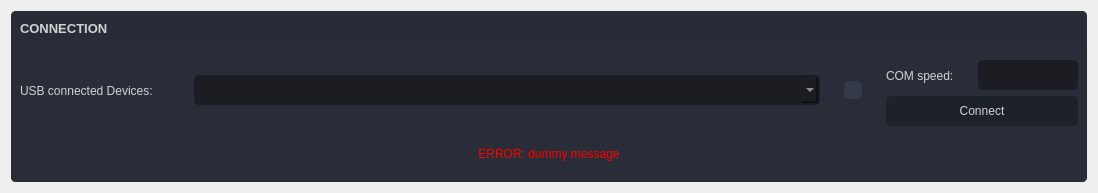
<?xml version="1.0" encoding="UTF-8"?>
<ui version="4.0">
 <class>widget_connection</class>
 <widget class="QWidget" name="widget_connection">
  <property name="geometry">
   <rect>
    <x>0</x>
    <y>0</y>
    <width>1098</width>
    <height>189</height>
   </rect>
  </property>
  <property name="windowTitle">
   <string>Form</string>
  </property>
  <property name="styleSheet">
   <string notr="true">color: rgb(210, 210, 210);</string>
  </property>
  <layout class="QVBoxLayout" name="verticalLayout">
   <property name="spacing">
    <number>6</number>
   </property>
   <item>
    <widget class="QFrame" name="frame_connection">
     <property name="minimumSize">
      <size>
       <width>0</width>
       <height>171</height>
      </size>
     </property>
     <property name="maximumSize">
      <size>
       <width>16777215</width>
       <height>16777215</height>
      </size>
     </property>
     <property name="styleSheet">
      <string notr="true">background-color: rgb(41, 45, 56);
border-radius: 5px;
</string>
     </property>
     <property name="frameShape">
      <enum>QFrame::NoFrame</enum>
     </property>
     <property name="frameShadow">
      <enum>QFrame::Raised</enum>
     </property>
     <layout class="QVBoxLayout" name="verticalLayout_13" stretch="0,0">
      <property name="spacing">
       <number>0</number>
      </property>
      <property name="leftMargin">
       <number>0</number>
      </property>
      <property name="topMargin">
       <number>0</number>
      </property>
      <property name="rightMargin">
       <number>0</number>
      </property>
      <property name="bottomMargin">
       <number>0</number>
      </property>
      <item>
       <widget class="QFrame" name="frame_title">
        <property name="maximumSize">
         <size>
          <width>16777215</width>
          <height>35</height>
         </size>
        </property>
        <property name="cursor">
         <cursorShape>ArrowCursor</cursorShape>
        </property>
        <property name="styleSheet">
         <string notr="true">background-color: rgb(39, 44, 54);</string>
        </property>
        <property name="frameShape">
         <enum>QFrame::StyledPanel</enum>
        </property>
        <property name="frameShadow">
         <enum>QFrame::Raised</enum>
        </property>
        <layout class="QVBoxLayout" name="verticalLayout_16">
         <property name="leftMargin">
          <number>9</number>
         </property>
         <property name="topMargin">
          <number>9</number>
         </property>
         <property name="rightMargin">
          <number>9</number>
         </property>
         <property name="bottomMargin">
          <number>9</number>
         </property>
         <item>
          <widget class="QLabel" name="label_title">
           <property name="font">
            <font>
             <pointsize>10</pointsize>
             <bold>true</bold>
            </font>
           </property>
           <property name="text">
            <string>CONNECTION</string>
           </property>
          </widget>
         </item>
        </layout>
       </widget>
      </item>
      <item>
       <widget class="QFrame" name="frame_contents">
        <property name="minimumSize">
         <size>
          <width>0</width>
          <height>0</height>
         </size>
        </property>
        <property name="cursor">
         <cursorShape>ArrowCursor</cursorShape>
        </property>
        <property name="styleSheet">
         <string notr="true">QLineEdit {
	background-color: rgb(27, 29, 35);
	border-radius: 5px;
	border: 2px solid rgb(27, 29, 35);
	padding-left: 10px;
}
QLineEdit:hover {
	border: 2px solid rgb(64, 71, 88);
}
QLineEdit:focus {
	border: 2px solid rgb(91, 101, 124);
}
QLineEdit[text=&quot;&quot;]{
	color:rgb(90,90,90);
}</string>
        </property>
        <property name="frameShadow">
         <enum>QFrame::Raised</enum>
        </property>
        <layout class="QVBoxLayout" name="verticalLayout_3">
         <property name="spacing">
          <number>0</number>
         </property>
         <property name="leftMargin">
          <number>0</number>
         </property>
         <property name="topMargin">
          <number>0</number>
         </property>
         <property name="rightMargin">
          <number>0</number>
         </property>
         <property name="bottomMargin">
          <number>0</number>
         </property>
         <item>
          <widget class="QFrame" name="frame_inner_contents">
           <property name="cursor">
            <cursorShape>ArrowCursor</cursorShape>
           </property>
           <property name="styleSheet">
            <string notr="true">QLineEdit {
	background-color: rgb(27, 29, 35);
	border-radius: 5px;
	border: 2px solid rgb(27, 29, 35);
	padding-left: 10px;
}
QLineEdit:hover {
	border: 2px solid rgb(64, 71, 88);
}
QLineEdit:focus {
	border: 2px solid rgb(91, 101, 124);
}
QLineEdit[text=&quot;&quot;]{
	color:rgb(90,90,90);
}</string>
           </property>
           <property name="frameShadow">
            <enum>QFrame::Raised</enum>
           </property>
           <layout class="QHBoxLayout" name="horizontalLayout_16">
            <property name="spacing">
             <number>24</number>
            </property>
            <property name="topMargin">
             <number>9</number>
            </property>
            <property name="bottomMargin">
             <number>9</number>
            </property>
            <item>
             <widget class="QLabel" name="label_COM_list">
              <property name="sizePolicy">
               <sizepolicy hsizetype="Minimum" vsizetype="Preferred">
                <horstretch>0</horstretch>
                <verstretch>0</verstretch>
               </sizepolicy>
              </property>
              <property name="minimumSize">
               <size>
                <width>150</width>
                <height>30</height>
               </size>
              </property>
              <property name="text">
               <string>USB connected Devices:</string>
              </property>
             </widget>
            </item>
            <item>
             <widget class="QComboBox" name="comboBox_COM_list">
              <property name="sizePolicy">
               <sizepolicy hsizetype="Expanding" vsizetype="Fixed">
                <horstretch>0</horstretch>
                <verstretch>0</verstretch>
               </sizepolicy>
              </property>
              <property name="maximumSize">
               <size>
                <width>16777215</width>
                <height>16777215</height>
               </size>
              </property>
              <property name="styleSheet">
               <string notr="true">/* COMBOBOX */
QComboBox{
	background-color: rgb(27, 29, 35);
	border-radius: 5px;
	border: 2px solid rgb(27, 29, 35);
	padding: 5px;
	padding-left: 10px;
}
QComboBox:hover{
	border: 2px solid rgb(64, 71, 88);
}
QComboBox::drop-down {
	subcontrol-origin: padding;
	subcontrol-position: top right;
	width: 25px; 
	border-left-width: 3px;
	border-left-color: rgba(39, 44, 54, 150);
	border-left-style: solid;
	border-top-right-radius: 3px;
	border-bottom-right-radius: 3px;	
	background-image: url(:/icons/icons/outline_arrow_bottom_white_18dp.png);
	background-position: center;
	background-repeat: no-reperat;
 }
QComboBox QAbstractItemView {
	color: rgb(85, 170, 255);	
	background-color: rgb(27, 29, 35);
	padding: 10px;
	selection-background-color: rgb(39, 44, 54);
}</string>
              </property>
             </widget>
            </item>
            <item>
             <widget class="QPushButton" name="pushButton_COM_refresh">
              <property name="sizePolicy">
               <sizepolicy hsizetype="Fixed" vsizetype="Fixed">
                <horstretch>0</horstretch>
                <verstretch>0</verstretch>
               </sizepolicy>
              </property>
              <property name="minimumSize">
               <size>
                <width>18</width>
                <height>18</height>
               </size>
              </property>
              <property name="maximumSize">
               <size>
                <width>18</width>
                <height>18</height>
               </size>
              </property>
              <property name="styleSheet">
               <string notr="true">QPushButton {
	border: 2px solid rgb(52, 59, 72);
	border-radius: 5px;	
	background-color: rgb(52, 59, 72);
}
QPushButton:hover {
	background-color: rgb(57, 65, 80);
	border: 2px solid rgb(61, 70, 86);
}
QPushButton:pressed {	
	background-color: rgb(35, 40, 49);
	border: 2px solid rgb(43, 50, 61);
}
QPushButton:disabled {	
	background-color: rgb(35, 40, 49);
	border: 2px solid rgb(43, 50, 61);
}</string>
              </property>
              <property name="text">
               <string/>
              </property>
              <property name="icon">
               <iconset resource="resources.qrc">
                <normaloff>:/icons/icons/outline_autorenew_white_18dp.png</normaloff>:/icons/icons/outline_autorenew_white_18dp.png</iconset>
              </property>
             </widget>
            </item>
            <item>
             <widget class="QFrame" name="frame_inner_contents_3">
              <property name="minimumSize">
               <size>
                <width>0</width>
                <height>71</height>
               </size>
              </property>
              <property name="cursor">
               <cursorShape>ArrowCursor</cursorShape>
              </property>
              <property name="styleSheet">
               <string notr="true">QLineEdit {
	background-color: rgb(27, 29, 35);
	border-radius: 5px;
	border: 2px solid rgb(27, 29, 35);
	padding-left: 10px;
}
QLineEdit:hover {
	border: 2px solid rgb(64, 71, 88);
}
QLineEdit:focus {
	border: 2px solid rgb(91, 101, 124);
}
QLineEdit[text=&quot;&quot;]{
	color:rgb(90,90,90);
}</string>
              </property>
              <property name="frameShadow">
               <enum>QFrame::Raised</enum>
              </property>
              <layout class="QVBoxLayout" name="verticalLayout_2">
               <property name="spacing">
                <number>0</number>
               </property>
               <property name="leftMargin">
                <number>0</number>
               </property>
               <property name="topMargin">
                <number>0</number>
               </property>
               <property name="rightMargin">
                <number>0</number>
               </property>
               <property name="bottomMargin">
                <number>0</number>
               </property>
               <item>
                <widget class="QFrame" name="frame_COM_speed">
                 <property name="cursor">
                  <cursorShape>ArrowCursor</cursorShape>
                 </property>
                 <property name="styleSheet">
                  <string notr="true">QLineEdit {
	background-color: rgb(27, 29, 35);
	border-radius: 5px;
	border: 2px solid rgb(27, 29, 35);
	padding-left: 10px;
}
QLineEdit:hover {
	border: 2px solid rgb(64, 71, 88);
}
QLineEdit:focus {
	border: 2px solid rgb(91, 101, 124);
}
QLineEdit[text=&quot;&quot;]{
	color:rgb(90,90,90);
}</string>
                 </property>
                 <property name="frameShadow">
                  <enum>QFrame::Raised</enum>
                 </property>
                 <layout class="QHBoxLayout" name="horizontalLayout_9">
                  <property name="spacing">
                   <number>24</number>
                  </property>
                  <property name="leftMargin">
                   <number>0</number>
                  </property>
                  <property name="topMargin">
                   <number>0</number>
                  </property>
                  <property name="rightMargin">
                   <number>0</number>
                  </property>
                  <property name="bottomMargin">
                   <number>0</number>
                  </property>
                  <item>
                   <widget class="QLabel" name="label_COM_speed">
                    <property name="sizePolicy">
                     <sizepolicy hsizetype="Preferred" vsizetype="Preferred">
                      <horstretch>0</horstretch>
                      <verstretch>0</verstretch>
                     </sizepolicy>
                    </property>
                    <property name="text">
                     <string>COM speed:</string>
                    </property>
                   </widget>
                  </item>
                  <item>
                   <widget class="QLineEdit" name="lineEdit_COM_speed">
                    <property name="sizePolicy">
                     <sizepolicy hsizetype="Preferred" vsizetype="Fixed">
                      <horstretch>0</horstretch>
                      <verstretch>0</verstretch>
                     </sizepolicy>
                    </property>
                    <property name="minimumSize">
                     <size>
                      <width>100</width>
                      <height>30</height>
                     </size>
                    </property>
                    <property name="maximumSize">
                     <size>
                      <width>100</width>
                      <height>30</height>
                     </size>
                    </property>
                    <property name="styleSheet">
                     <string notr="true">QLineEdit {
	height: 25px;
	background-color: rgb(27, 29, 35);
	border-radius: 5px;
	border: 2px solid rgb(27, 29, 35);
	padding-left: 10px;
}
QLineEdit:hover {
	border: 2px solid rgb(64, 71, 88);
}
QLineEdit:focus {
	border: 2px solid rgb(91, 101, 124);
}
QLineEdit[text=&quot;&quot;]{
	color:rgb(90,90,90);
}

QLineEdit:disabled {
	color: rgb(60,60,60);
	background-color: rgb(60, 60, 60);
	border: 2px solid rgb(32, 32, 32);
}</string>
                    </property>
                   </widget>
                  </item>
                 </layout>
                </widget>
               </item>
               <item>
                <widget class="QPushButton" name="pushButton_COM_connect">
                 <property name="enabled">
                  <bool>false</bool>
                 </property>
                 <property name="sizePolicy">
                  <sizepolicy hsizetype="Minimum" vsizetype="Fixed">
                   <horstretch>0</horstretch>
                   <verstretch>0</verstretch>
                  </sizepolicy>
                 </property>
                 <property name="minimumSize">
                  <size>
                   <width>150</width>
                   <height>30</height>
                  </size>
                 </property>
                 <property name="styleSheet">
                  <string notr="true">QPushButton {
	border: 2px solid rgb(51, 71, 51);
	border-radius: 5px;	
	background-color: rgb(51, 71, 51);
	
}
QPushButton:hover {
	background-color: rgb(57, 81, 57);
	border: 2px solid rgb(61, 87, 61);
}
QPushButton:pressed {	
	background-color: rgb(34, 48, 34);
	border: 2px solid rgb(42, 60, 42);
}

QPushButton:disabled {
	background-color: rgb(29,33,41);
	border: 2px solid rgb(29,33,41);
}</string>
                 </property>
                 <property name="text">
                  <string>Connect</string>
                 </property>
                </widget>
               </item>
              </layout>
             </widget>
            </item>
           </layout>
          </widget>
         </item>
         <item>
          <widget class="QFrame" name="frame_error_contents">
           <property name="minimumSize">
            <size>
             <width>0</width>
             <height>0</height>
            </size>
           </property>
           <property name="frameShape">
            <enum>QFrame::StyledPanel</enum>
           </property>
           <property name="frameShadow">
            <enum>QFrame::Raised</enum>
           </property>
           <layout class="QHBoxLayout" name="horizontalLayout">
            <property name="topMargin">
             <number>0</number>
            </property>
            <item>
             <widget class="QLabel" name="label_COM_error_msg">
              <property name="sizePolicy">
               <sizepolicy hsizetype="Minimum" vsizetype="Preferred">
                <horstretch>0</horstretch>
                <verstretch>0</verstretch>
               </sizepolicy>
              </property>
              <property name="minimumSize">
               <size>
                <width>150</width>
                <height>30</height>
               </size>
              </property>
              <property name="styleSheet">
               <string notr="true">color: rgb(255, 0, 0);</string>
              </property>
              <property name="text">
               <string>ERROR: dummy message</string>
              </property>
              <property name="alignment">
               <set>Qt::AlignCenter</set>
              </property>
             </widget>
            </item>
           </layout>
          </widget>
         </item>
        </layout>
       </widget>
      </item>
     </layout>
    </widget>
   </item>
  </layout>
 </widget>
 <resources>
  <include location="resources.qrc"/>
 </resources>
 <connections/>
</ui>
